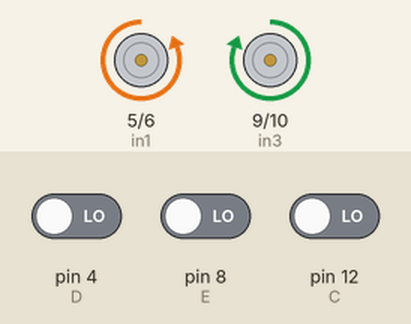
Recording of a sketch running on a simulated Arduino Uno, built with avr-gcc and run on an emulated ATmega328P. Shown: motor-driver pin pairs drawn as motors (green arrow = first pin HIGH = forward, orange = second pin HIGH = backward, longer = more drive, scaled by the enable pin). The inputs (shaded band) are chosen by the test bench; at power-on: pin 4 (D) LOW, pin 8 (E) LOW, pin 12 (C) LOW. What the sketch prints to the serial monitor is not drawn.

Above: at 1.2 s.
1.3 s: pin 4 (D) driven HIGH
At 2.2 s:
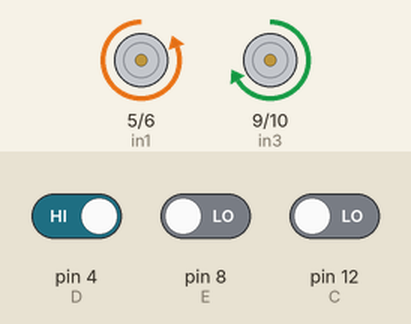
4.3 s: pin 8 (E) driven HIGH
At 4.89 s:
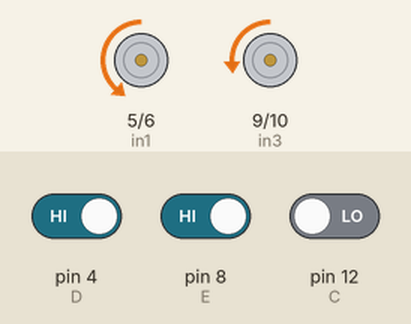
7.3 s: pin 4 (D) driven LOW
At 7.99 s:
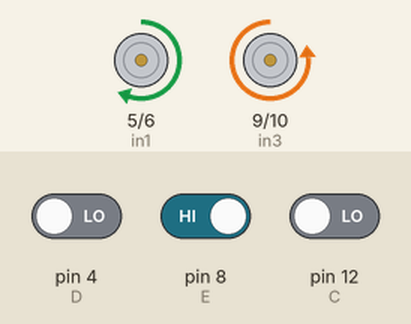
10.3 s: pin 12 (C) driven HIGH
At 11.03 s:
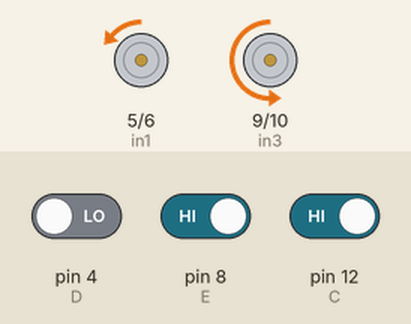
13.3 s: pin 12 (C) driven LOW
16.3 s: pin 4 (D) driven HIGH and pin 8 (E) driven LOW and pin 12 (C) driven HIGH
Timing chart, 0 to 20.3 s (numbered marks = the images above; inputs shaded):
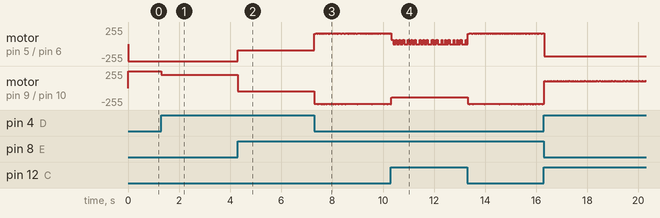

The sketch:

JOSIRAN.ino
```cpp
// --- Mapeamento de Harware ---

  int in1 = 5;
  int in2 = 6;
  int in3 = 9;
  int in4 = 10;
  int ENA = 3;
  int ENB = 11;

//--- Definir porta dos Sensores ---

  int E   = 8;  // Sensor Esquerdo
  int C   = 12; // Sensor Central
  int D   = 4;  // Sensor Direito

// --- setpoint ---

  int setPoint = 200; // condição 1 sempre o sensor central ira ser 1 entao ja sairá
  int   CT  = 70; // Constante anterior 110// melhor contante 60 para pista h
  float V = 0;     // Valor calculado
  int   LD;        // Lado direito
  int   LE;        // Lado esquerdo
  int   CF;        // Centro Frente
  int   y;         // Controle da velocidade do motor esquerda
  int   x;         // Controle da velocidade do motor direito
  int   Erro;
  int   Kp = 2, Ki = 0.00001, Kd = 2; // Kp estabilidade , Ki disturbio e oscilações , Kd respostas rapidas ao disturbio
  int   Va;
  int   T = 0, TA = 0, DT = 0;
  float P, I, DER;

// --- Protótipo das Funções Auxiliares ---

  void frente();
  void tras();
  void direita();
  void esquerda();
  void parado();


void setup()
{

  pinMode(in1, OUTPUT);
  pinMode(in2, OUTPUT);
  pinMode(in3, OUTPUT);
  pinMode(in4, OUTPUT);
  pinMode(ENA, OUTPUT);
  pinMode(ENB, OUTPUT);

  pinMode(E, INPUT);
  pinMode(C, INPUT);
  pinMode(D, INPUT);

  digitalWrite(ENA, LOW);
  digitalWrite(ENB, LOW);
  digitalWrite(in1, LOW);
  digitalWrite(in2, LOW);
  digitalWrite(in3, LOW);
  digitalWrite(in4, LOW);

  Serial.begin(9600);

}

void loop()
{

  TA = T;
  T = millis();
  DT = T - TA;

  LD = digitalRead(D);
  LE = digitalRead(E);
  CF = digitalRead(C);


  if(LD == 1 || CF == 1 || LE == 1 ){

   V = (300*LE + 200*CF + 100*LD) / ( LE + CF + LD); //Calculo do valor lido

   }

   // Serial.println(V);

    Erro = setPoint - V; // Calculo do Erro
    P = Erro * Kp;
    I = Erro * DT * Ki;
    DER = ( Kd * (V - Va)) / DT;


    x = CT + (P+I+DER);
    y = CT - (P+I+DER); //Calculo da velocidade do motor

    if(x > 255){
      x = 255;
    }
    if(y > 255){
      y = 255;
    }
   if(x < -195){
      x = -195;
    }
    if(y < -195){
      y = -195;
    }
    //Serial.println(x);
    //Serial.println(y);

    if (x > 0 && y > 0){
      frente(x,y);
    } else if((x < 0) && (y > 0)){
      esquerda(-x,y);
    } else if((x > 0) && (y < 0)){
      direita(x,-y);
    }
     Serial.println(V);
   Serial.println(x);
   Serial.println(y);
}

// --- Desenvolvimento das funções auxiliares ---

void frente(int a, int b)
{
  // 0 1 0 1 - Move o robô para frente
   digitalWrite(in1,  LOW);
   digitalWrite(in2, HIGH);
   digitalWrite(in3,  LOW);
   digitalWrite(in4, HIGH);
   analogWrite (ENA, a);
   analogWrite (ENB, b);

}

void tras(int a, int b)
{
  // 1 0 1 0 - Move o robô para tras
   digitalWrite(in1, HIGH);
   digitalWrite(in2,  LOW);
   digitalWrite(in3, HIGH);
   digitalWrite(in4,  LOW);
   analogWrite (ENA, a);
   analogWrite (ENB, b);
}

void direita(int a, int b)
{
  // 0 0 1  - Move o robô para direita
   digitalWrite(in1,  LOW);
   digitalWrite(in2, HIGH);
   digitalWrite(in3, HIGH);
   digitalWrite(in4,  LOW);
   analogWrite (ENA, a);
   analogWrite (ENB, b+60);
}

void esquerda(int a, int b)
{
  // 1 0 0 - Move o robô para esquerda
   digitalWrite(in1, HIGH);
   digitalWrite(in2,  LOW);
   digitalWrite(in3,  LOW);
   digitalWrite(in4, HIGH);
   analogWrite (ENA, a+60);
   analogWrite (ENB, b);
}

void parado(int a, int b)
{
  //  0 0 0 - para o robô
   digitalWrite(ENA,  LOW);
   digitalWrite(ENB,  LOW);
   digitalWrite(in1,  LOW);
   digitalWrite(in2,  LOW);
   digitalWrite(in3,  LOW);
   digitalWrite(in4,  LOW);

}
```

Measured:
- by itself, motor on pin 5 (in1) / pin 6 (in2): alternates backward 186/255 for 0.02 s and backward 185/255 for 0.06 s
- by itself, motor on pin 9 (in3) / pin 10 (in4): alternates forward 106/255 for 0.02 s and forward 105/255 for 0.06 s
